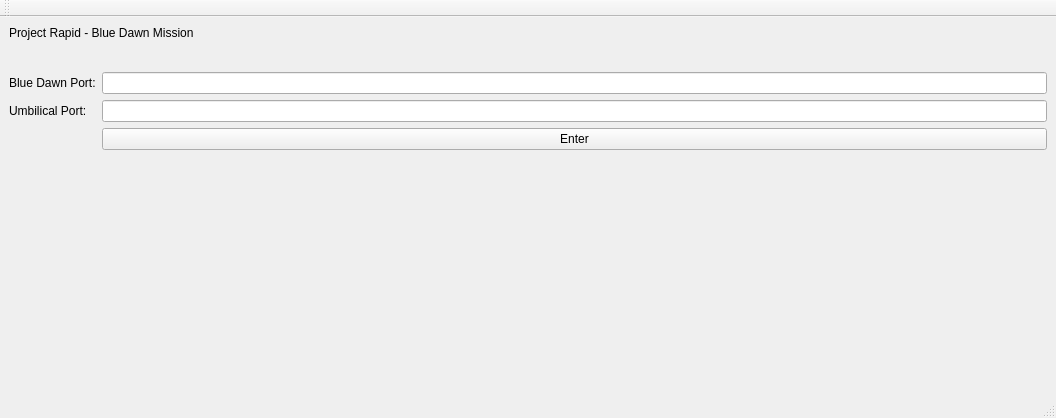
<?xml version="1.0" encoding="UTF-8"?>
<ui version="4.0">
 <author>David James</author>
 <class>MainWindow</class>
 <widget class="QMainWindow" name="MainWindow">
  <property name="geometry">
   <rect>
    <x>0</x>
    <y>0</y>
    <width>1056</width>
    <height>418</height>
   </rect>
  </property>
  <property name="windowTitle">
   <string>MainWindow</string>
  </property>
  <widget class="QWidget" name="centralwidget">
   <layout class="QFormLayout" name="formLayout">
    <item row="0" column="0" colspan="2">
     <widget class="QLabel" name="label_title">
      <property name="text">
       <string>Project Rapid - Blue Dawn Mission</string>
      </property>
     </widget>
    </item>
    <item row="1" column="0" colspan="2">
     <spacer name="horizontalSpacer">
      <property name="orientation">
       <enum>Qt::Horizontal</enum>
      </property>
      <property name="sizeHint" stdset="0">
       <size>
        <width>1017</width>
        <height>20</height>
       </size>
      </property>
     </spacer>
    </item>
    <item row="3" column="0">
     <widget class="QLabel" name="label_blu">
      <property name="text">
       <string>Blue Dawn Port:</string>
      </property>
     </widget>
    </item>
    <item row="3" column="1">
     <widget class="QLineEdit" name="lineEdit_blu"/>
    </item>
    <item row="6" column="0">
     <widget class="QLabel" name="label_umb">
      <property name="text">
       <string>Umbilical Port:</string>
      </property>
     </widget>
    </item>
    <item row="6" column="1">
     <widget class="QLineEdit" name="lineEdit_umb"/>
    </item>
    <item row="7" column="1">
     <widget class="QPushButton" name="button_enter">
      <property name="text">
       <string>Enter</string>
      </property>
     </widget>
    </item>
   </layout>
  </widget>
  <widget class="QMenuBar" name="menubar">
   <property name="geometry">
    <rect>
     <x>0</x>
     <y>0</y>
     <width>1056</width>
     <height>39</height>
    </rect>
   </property>
  </widget>
  <widget class="QStatusBar" name="statusbar"/>
  <widget class="QToolBar" name="toolBar">
   <property name="windowTitle">
    <string>toolBar</string>
   </property>
   <attribute name="toolBarArea">
    <enum>TopToolBarArea</enum>
   </attribute>
   <attribute name="toolBarBreak">
    <bool>false</bool>
   </attribute>
  </widget>
 </widget>
 <resources/>
 <connections/>
</ui>
